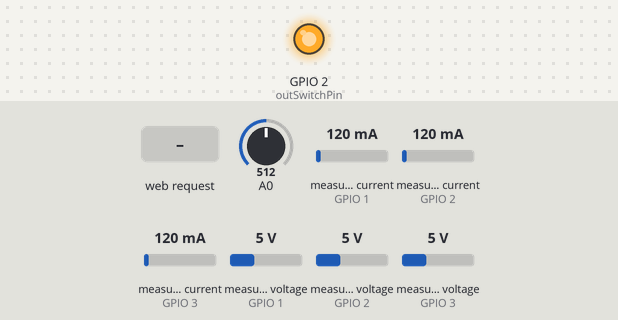
The program below on a simulated ESP8266 (Wemos D1 mini). On the bench: output pins drawn as LEDs (lit = HIGH). The test bench sets the inputs (shaded band); at power-on: A0 = 512, measured current (sensors on GPIO 1, GPIO 2, GPIO 3) 120 mA, measured voltage (sensors on GPIO 1, GPIO 2, GPIO 3) 5 V. Storage starts empty; what the program prints to the serial monitor is not drawn.

Above: at 1.2 s.
1.3 s: HTTP request GET /off received
At 1.6 s:
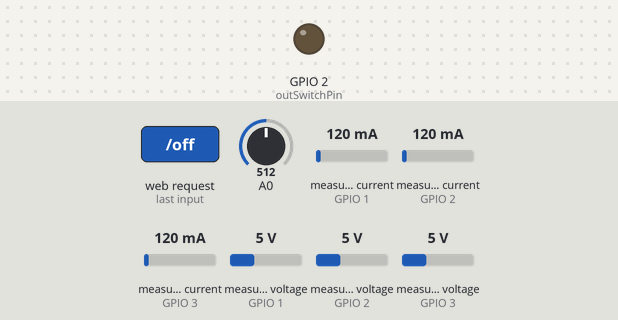
2.8 s: HTTP request GET /on received
At 4.0 s:
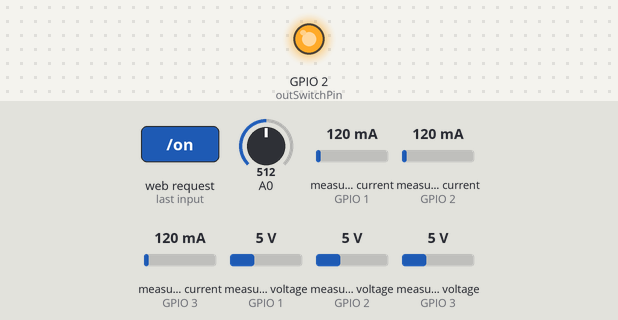
Timing chart, 0 to 5.8 s (numbered marks = the images above; inputs shaded):
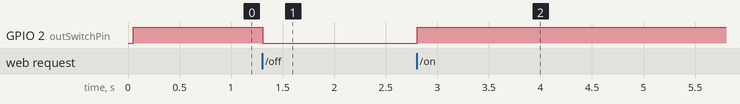

Measured:
- after the input at 1.3 s, GPIO 2 (outSwitchPin): HIGH → LOW at once
- after the input at 2.8 s, GPIO 2 (outSwitchPin): LOW → HIGH at once

The program:

main.cpp
```cpp
/*********
  Author- Venkatesh Pampana
  Complete project details at
*********/

// Import required libraries
#include <Arduino.h>
#include <ESP8266WiFi.h>
#include <Hash.h>
#include <ESPAsyncTCP.h>
#include <ESPAsyncWebServer.h>
#include "LittleFS.h"
#include <SDL_Arduino_INA3221.h>

const char* ssid     = "SSB_Mini_wifi";
const char* password = "123456789";

#define LIPO_BATTERY_CHANNEL 2
#define SOLAR_CELL_CHANNEL 1
#define OUTPUT_CHANNEL 3
//address and shunt resistor value
SDL_Arduino_INA3221 ina3221(0x41,0.02);
//SensirionI2CSht4x shtSensor;
// current temperature & humidity, updated in loop()
float temperature = 0.0;
float humidity = 0.0;

unsigned long previousMillis = 0;
unsigned long interval = 1000;
// Create AsyncWebServer object on port 80
AsyncWebServer server(80);
AsyncWebSocket ws("/ws");
//Adafruit_SHT4x sht4xSensor = Adafruit_SHT4x();
//12v output switch control pin
const uint8 outSwitchPin = 2;
const uint8 anlogPin = 0;
//char errorMessage[256];
String switchState;
String statusmsg;
String getTemperature() {
  // uint16_t error;
  // error = shtSensor.measureMediumPrecision(temperature, humidity);
  //     if (error) {
  //       Serial.print("Error : ");
  //       errorToString(error, errorMessage, 256);
  //       Serial.println(errorMessage);
  //     }
  // Read temperature as Fahrenheit (isFahrenheit = true)
  //float temperature = 1.8 * bme.readTemperature() + 32;
  //Serial.println(temperature);
  return String(temperature);
}

String getHumidity() {
  //float humidity = bme.readHumidity();
  Serial.println(humidity);
  return String(humidity);
}

String getReadings() {

  float inAmps = ina3221.getCurrent_mA(SOLAR_CELL_CHANNEL)/1000;
  float batAmps = ina3221.getCurrent_mA(LIPO_BATTERY_CHANNEL)/1000;  //  + means the battery is charging, - that it is
  float loadAmps = ina3221.getCurrent_mA(OUTPUT_CHANNEL)/1000;
  float inVolts=ina3221.getBusVoltage_V(SOLAR_CELL_CHANNEL);
  float batVolts=ina3221.getBusVoltage_V(LIPO_BATTERY_CHANNEL);
  float loadVolts=ina3221.getBusVoltage_V(OUTPUT_CHANNEL);
  float inPow =inAmps*inVolts;
  float batPow =batAmps*batVolts;
  float LoadPow =loadAmps*loadVolts;
  float temperature =analogRead(anlogPin);
  //Serial.println(pressure);
  return String("{\"sa\":" +String(inAmps)+",\"sv\":"+inVolts+",\"sp\":"+inPow+",\"bv\":"+batVolts+",\"ba\":"+batAmps+
  ",\"bs\":"+batPow+",\"lv\":"+loadVolts+",\"la\":"+loadAmps+",\"lp\":"+LoadPow+",\"temp\":"+temperature+"}");

}
// Replaces placeholder with sensor values
String processor(const String& var){
  //Serial.println(var);
  if(var == "STATE"){
    if(digitalRead(outSwitchPin)){
      switchState = "ON";
    }
    else{
      switchState = "OFF";
    }
    Serial.print(switchState);
    return switchState;
  }
  return String();
}


void setup() {
  // put your setup code here, to run once:
  Serial.begin(9600);

  // Initialize LittleFS
  if (!LittleFS.begin()) {
    Serial.println("An error has occurred while mounting LittleFS");
  }
  Serial.println("LittleFS mounted successfully");


  Serial.print("Setting AP (Access Point)…");
  // Remove the password parameter, if you want the AP (Access Point) to be open
  WiFi.softAP(ssid, password);

  IPAddress IP = WiFi.softAPIP();
  Serial.print("AP IP address: ");
  Serial.println(IP);

  // Print ESP8266 Local IP Address
  Serial.println(WiFi.localIP());
  //set  output switch pin mode
  pinMode(outSwitchPin, OUTPUT);
  digitalWrite(outSwitchPin, HIGH);
  ina3221.begin();

  Serial.println(ina3221.getManufID(),HEX);
      //initialize wire library (used for sht4x sensor)
  Wire.begin(5,4);
  //shtSensor.begin(Wire);
  //uint32_t serialNumber;
  //shtSensor.serialNumber(serialNumber);
 // Serial.println(serialNumber);
  // Route for root / web page
  server.on("/", HTTP_GET, [](AsyncWebServerRequest *request){
    request->send(LittleFS, "/index.html", String(), false, processor);
  });

  // Route to load style.css file
  server.on("/style.css", HTTP_GET, [](AsyncWebServerRequest *request){
    request->send(LittleFS, "/style.css", "text/css");
  });

    // Route to load js file
  server.on("/jquery-3.3.1.min.js", HTTP_GET, [](AsyncWebServerRequest *request){
    request->send(LittleFS, "/jquery-3.3.1.min.js", "text/css");
  });

    // Route to load img file (not working)
  // server.on("/solarboxlogo_header", HTTP_GET, [](AsyncWebServerRequest *request){
  //   request->send(LittleFS, "/solarboxlogo_header.png", "image/png");
  // });

      // Route to load img file
  server.on("/ssb_dashboard_final_v1.svg", HTTP_GET, [](AsyncWebServerRequest *request){
    request->send(LittleFS, "/ssb_dashboard_final_v1.svg", "image/svg+xml");
  });

  // Route to set GPIO to HIGH
  server.on("/on", HTTP_GET, [](AsyncWebServerRequest *request){
    digitalWrite(outSwitchPin, HIGH);
    request->send(LittleFS, "/index.html", String(), false, processor);
  });

  // Route to set GPIO to LOW
  server.on("/off", HTTP_GET, [](AsyncWebServerRequest *request){
    digitalWrite(outSwitchPin, LOW);
    request->send(LittleFS, "/index.html", String(), false, processor);
  });

  //   server.on("/temperature", HTTP_GET, [](AsyncWebServerRequest *request){
  //   request->send_P(200, "text/plain", getTemperature().c_str());
  // });

  server.on("/humidity", HTTP_GET, [](AsyncWebServerRequest *request){
    request->send_P(200, "text/plain", getHumidity().c_str());
  });
  server.addHandler(&ws);
  // Start server
  server.begin();
}

void loop() {

unsigned long currentMillis = millis();
  if (currentMillis - previousMillis >= interval) {
    // save the last time you updated the DHT values
    previousMillis = currentMillis;
  ws.textAll(getReadings());
  ws.cleanupClients();

  }
}
```
